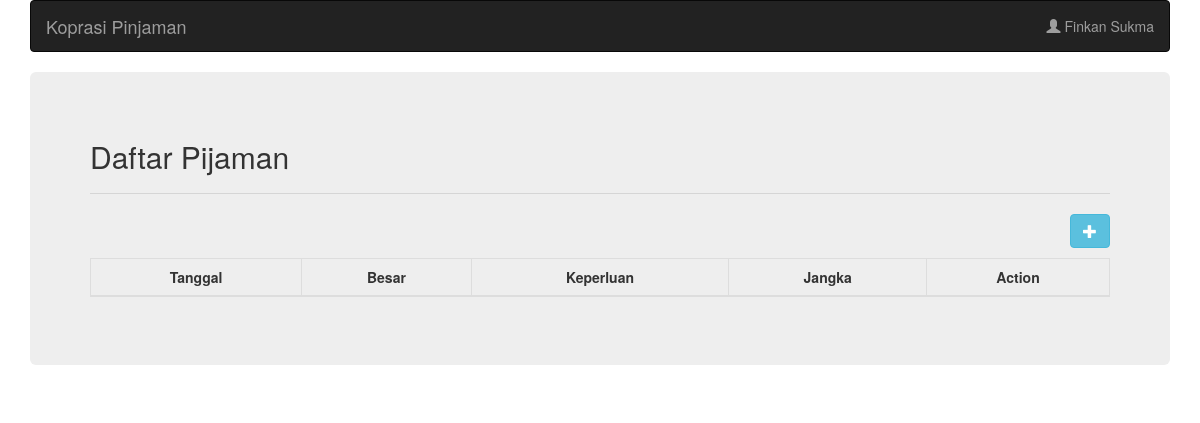
/halaman_anggota.php (signed in), run on an earlier commit of the app's database.
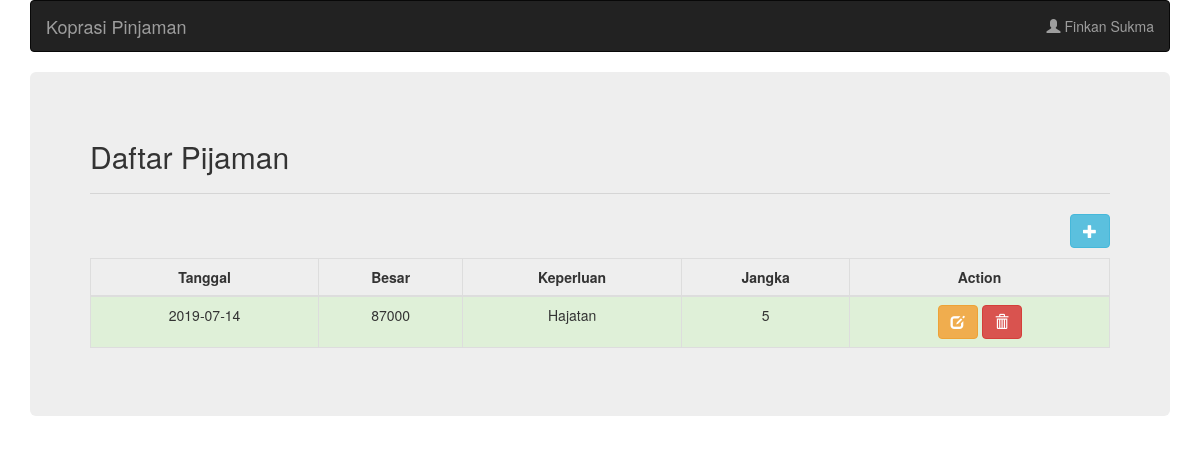
And on a later commit of the database.
### tables this page shows
CREATE TABLE `user` (
  `id` int(11) NOT NULL,
  `nama` varchar(255) NOT NULL,
  `username` varchar(255) NOT NULL,
  `password` varchar(255) NOT NULL,
  `level` varchar(15) NOT NULL
);

CREATE TABLE `pinjaman` (
  `id` int(11) NOT NULL,
  `id_peminjam` int(11) NOT NULL,
  `besar_pinjaman` int(11) NOT NULL,
  `keperluan` varchar(50) NOT NULL,
  `jangka_waktu` varchar(50) NOT NULL,
  `tanggal_pengajuan` date NOT NULL
);

### halaman_anggota.php (the view, shortened to what this page needs)
<!DOCTYPE html>
<html lang="en">
<head>
  <link rel="stylesheet" href="https://maxcdn.bootstrapcdn.com/bootstrap/3.4.0/css/bootstrap.min.css">
</head>
<body>
  <?php include("koneksi.php"); ?>
  <?php
      $sqlAnggota = "SELECT * FROM user WHERE username = '".$_SESSION['username']."'";
      $queryAnggota = mysqli_query($koneksi, $sqlAnggota);
      $anggota = mysqli_fetch_array($queryAnggota);
  ?>
  <div class="container">
    <nav class="navbar navbar-inverse">
      <div class="container-fluid">
        <div class="navbar-header">
          <a class="navbar-brand" href="#">Koprasi Pinjaman</a>
        </div>
        <ul class="nav navbar-nav navbar-right">
          <li class="dropdown"><a class="dropdown-toggle" data-toggle="dropdown" href="#"><span class="glyphicon glyphicon-user"></span> <?php echo $anggota['nama']; ?></a>
          </li>
        </ul>
      </div>
    </nav>
    <div class="jumbotron">
      <h2>Daftar Pijaman</h2>
      <hr />
      <button type="button" class="btn btn-info pull-right" style="margin-bottom: 10px" data-toggle="modal" data-target="#modalTambah">
        <span class="glyphicon glyphicon-plus"></span>
      </button>
      <table class="table table-bordered">
        <thead>
          <tr>
            <th class="text-center">Tanggal</th>
            <th class="text-center">Besar</th>
            <th class="text-center">Keperluan</th>
            <th class="text-center">Jangka</th>
            <th class="text-center">Action</th>
          </tr>
        </thead>
        <tbody>
          <?php
            $sqlPinjaman = "SELECT * FROM pinjaman WHERE id_peminjam = '".$anggota['id']."'";
            $queryPinjaman = mysqli_query($koneksi, $sqlPinjaman);
          ?>
          <?php while($listPinjaman = mysqli_fetch_array($queryPinjaman)){ ?>
            <tr class="success">
              <td class="text-center"><?php echo $listPinjaman['tanggal_pengajuan']; ?></td>
              <td class="text-center"><?php echo $listPinjaman['besar_pinjaman']; ?></td>
              <td class="text-center"><?php echo $listPinjaman['keperluan']; ?></td>
              <td class="text-center"><?php echo $listPinjaman['jangka_waktu']; ?></td>
              <td class="text-center">
                <a
                  href="javascript:;"
                  data-id="<?php echo $listPinjaman['id'] ?>"
                  data-besar_pinjaman="<?php echo $listPinjaman['besar_pinjaman'] ?>"
                  data-keperluan="<?php echo $listPinjaman['keperluan'] ?>"
                  data-jangka_waktu="<?php echo $listPinjaman['jangka_waktu'] ?>"
                  data-toggle="modal" data-target="#modalEdit"
                  class="btn btn-warning">
                    <span class="glyphicon glyphicon-edit"></span>
                </a>
                <a
                  href="javascript:;"
                  data-id="<?php echo $listPinjaman['id'] ?>"
                  data-toggle="modal" data-target="#modalHapus"
                  class="btn btn-danger">
                    <span class="glyphicon glyphicon-trash"></span>
                </a>
              </td>
            </tr>
          <?php } ?>
        </tbody>
    </table>
    </div>
  </div>
</body>
</html>

What changed in the data, as far as the page shows it:
added pinjaman: tanggal_pengajuan "2019-07-14", besar_pinjaman "87000", keperluan "Hajatan", jangka_waktu "5"
